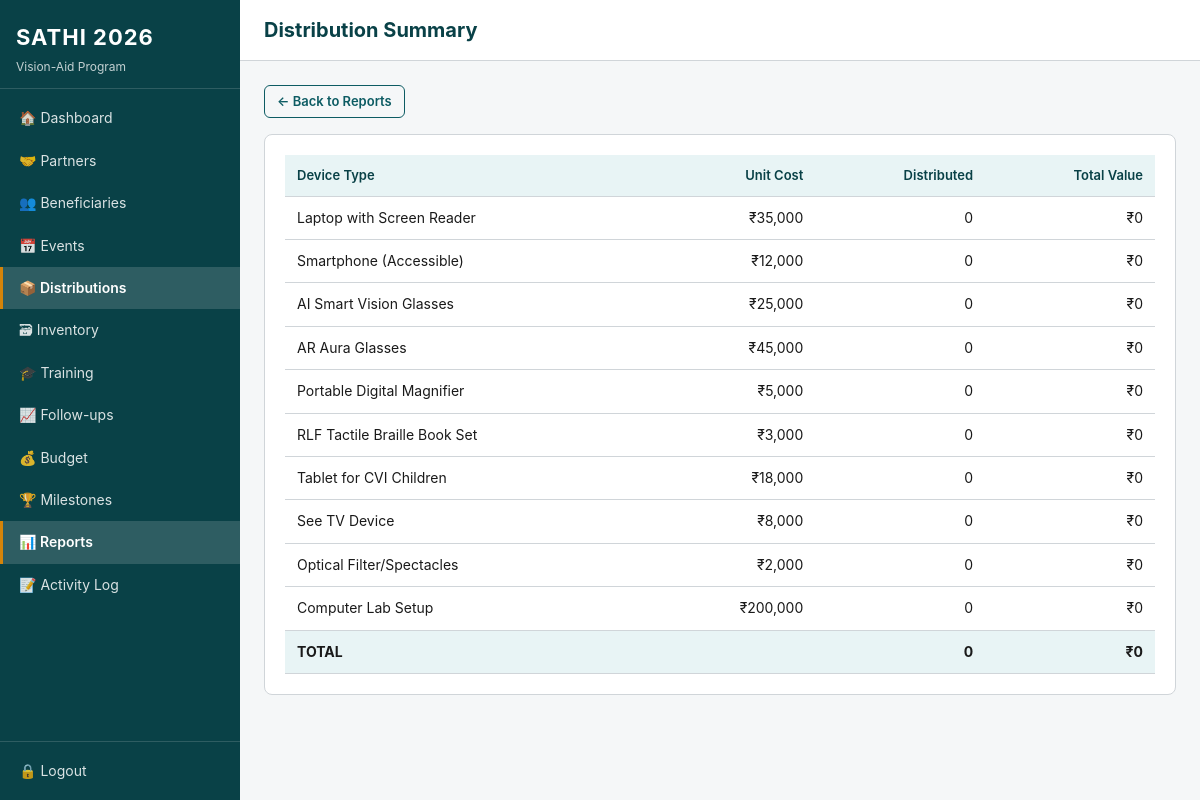
The page /reports/distribution-summary (signed in) on the database its author committed.
### tables this page shows
CREATE TABLE device_types (
            id INTEGER PRIMARY KEY AUTOINCREMENT,
            name TEXT NOT NULL UNIQUE,
            category TEXT, unit_cost REAL DEFAULT 0,
            specifications TEXT, description TEXT
        );

### app.py (the view)
@app.route('/reports/distribution-summary')
@login_required
def report_distribution_summary():
    db = get_db()
    data = db.execute("SELECT dt.name, dt.unit_cost, COUNT(d.id) as count, COUNT(d.id)*dt.unit_cost as total_value FROM device_types dt LEFT JOIN distributions d ON d.device_type_id=dt.id GROUP BY dt.id ORDER BY count DESC").fetchall()
    db.close()
    return render_template('reports/distribution_summary.html', data=data)

### app.py (called while the page is built)
def login_required(f):
    @wraps(f)
    def decorated(*args, **kwargs):
        pw = get_password()
        if pw and not session.get('authenticated'):
            return redirect(url_for('login', next=request.path))
        return f(*args, **kwargs)
    return decorated

def fmt_inr(val):
    if val is None: return '0'
    return f"{val:,.0f}"

### config.py (called while the page is built)
def get_password():
    pw = PASSWORD.strip() if PASSWORD else None
    if not pw:
        pw = os.environ.get("SATHI_PASSWORD", "").strip() or None
    return pw

### database.py (called while the page is built)
def get_db():
    conn = sqlite3.connect(DB_PATH)
    conn.row_factory = sqlite3.Row
    conn.execute("PRAGMA foreign_keys = ON")
    return conn

### templates/reports/distribution_summary.html
{% extends "base.html" %}
{% block title %}Distribution Summary{% endblock %}{% block page_title %}Distribution Summary{% endblock %}
{% block content %}
<a href="{{ url_for('reports_index') }}" class="btn btn-outline btn-sm" style="margin-bottom:16px;">&larr; Back to Reports</a>
<div class="card"><div class="table-wrap"><table><thead><tr><th>Device Type</th><th style="text-align:right">Unit Cost</th><th style="text-align:right">Distributed</th><th style="text-align:right">Total Value</th></tr></thead><tbody>
{% set ns = namespace(total_count=0, total_value=0) %}
{% for d in data %}<tr><td>{{ d.name }}</td><td style="text-align:right">&#8377;{{ fmt_inr(d.unit_cost) }}</td><td style="text-align:right">{{ d.count }}</td><td style="text-align:right">&#8377;{{ fmt_inr(d.total_value) }}</td></tr>
{% set ns.total_count = ns.total_count + d.count %}{% set ns.total_value = ns.total_value + d.total_value %}{% endfor %}
<tr style="font-weight:700;background:var(--primary-light);"><td>TOTAL</td><td></td><td style="text-align:right">{{ ns.total_count }}</td><td style="text-align:right">&#8377;{{ fmt_inr(ns.total_value) }}</td></tr>
</tbody></table></div></div>{% endblock %}

### static/css/style.css (style rules this page uses)
:root { --primary:#0D5C63;--primary-dark:#094147;--primary-light:#e8f4f5;--accent:#D4840A;--accent-light:#fef3e2;--success:#1a7431;--success-bg:#e8f5e9;--danger:#b71c1c;--danger-bg:#fce4e4;--warning:#8a6d00;--warning-bg:#fff8e1;--info:#0d47a1;--info-bg:#e3f2fd;--text:#1a1a1a;--text-muted:#555;--bg:#f5f7f8;--white:#fff;--border:#d0d5d9;--sidebar-width:240px;--radius:8px; }
*,*::before,*::after { box-sizing:border-box;margin:0;padding:0; }
body { font-family:-apple-system,BlinkMacSystemFont,"Segoe UI",Roboto,sans-serif;font-size:15px;line-height:1.6;color:var(--text);background:var(--bg); }
.card { background:var(--white);border-radius:var(--radius);border:1px solid var(--border);padding:20px;margin-bottom:16px; }
.table-wrap { overflow-x:auto; }
table { width:100%;border-collapse:collapse;font-size:14px; }
th,td { padding:10px 12px;text-align:left;border-bottom:1px solid var(--border); }
th { background:var(--primary-light);color:var(--primary-dark);font-weight:600;font-size:13px;white-space:nowrap; }
.btn { display:inline-block;padding:8px 18px;border-radius:6px;font-size:14px;font-weight:600;text-decoration:none;cursor:pointer;border:none;transition:background 0.2s; }
.btn-outline { background:transparent;color:var(--primary);border:1.5px solid var(--primary); }
.btn-sm { padding:5px 12px;font-size:13px; }

### rows shown on the page
device_types: name "Laptop with Screen Reader", unit_cost "35,000", count "0", fmt_inr "0"
device_types: name "Smartphone (Accessible)", unit_cost "12,000", count "0", fmt_inr "0"
device_types: name "AI Smart Vision Glasses", unit_cost "25,000", count "0", fmt_inr "0"
device_types: name "AR Aura Glasses", unit_cost "45,000", count "0", fmt_inr "0"
device_types: name "Portable Digital Magnifier", unit_cost "5,000", count "0", fmt_inr "0"
device_types: name "RLF Tactile Braille Book Set", unit_cost "3,000", count "0", fmt_inr "0"
device_types: name "Tablet for CVI Children", unit_cost "18,000", count "0", fmt_inr "0"
device_types: name "See TV Device", unit_cost "8,000", count "0", fmt_inr "0"
device_types: name "Optical Filter/Spectacles", unit_cost "2,000", count "0", fmt_inr "0"
device_types: name "Computer Lab Setup", unit_cost "200,000", count "0", fmt_inr "0"

### other values the page prints
{{ ns.total_count }} "0"
{{ fmt_inr(ns.total_value) }} "0"
